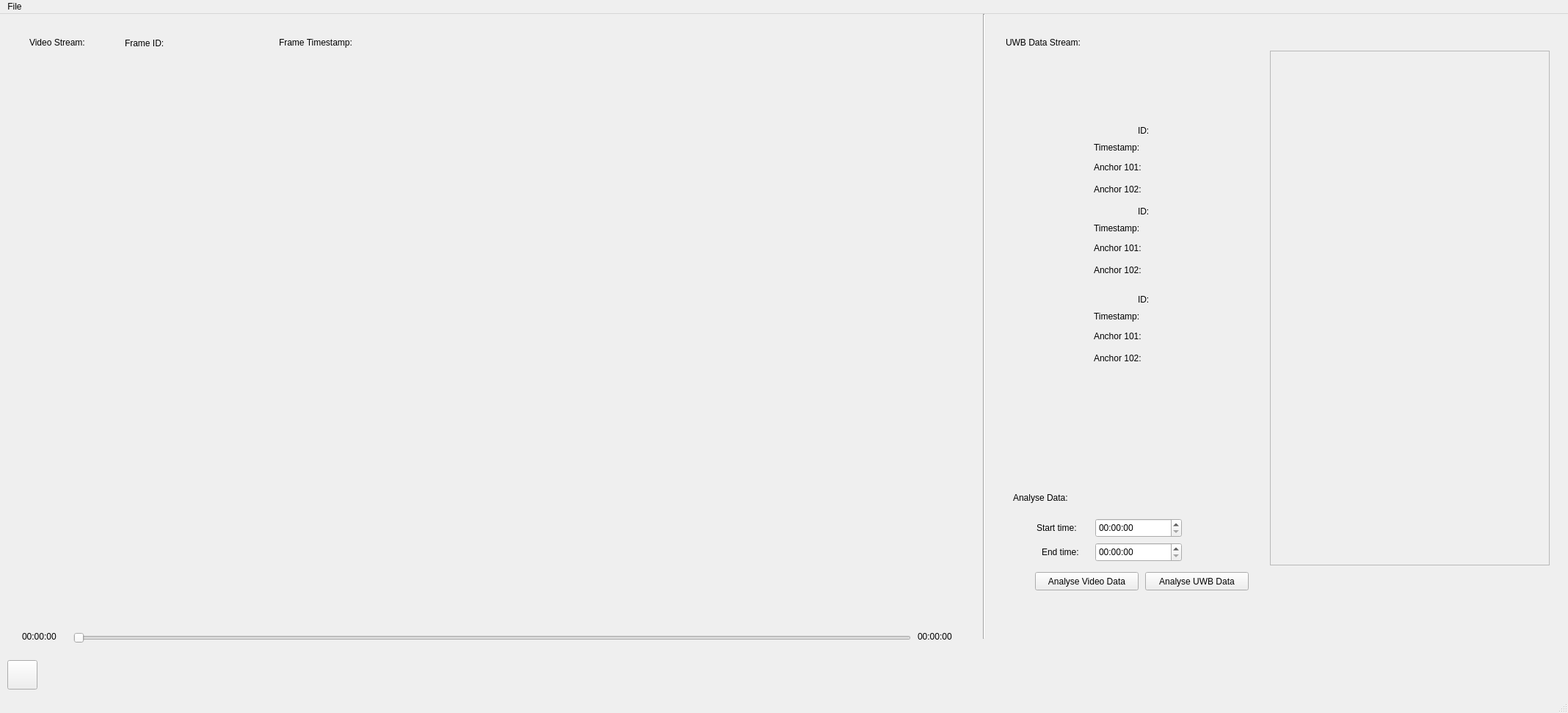
<?xml version="1.0" encoding="UTF-8"?>
<ui version="4.0">
 <class>IndoorPositioningSystem</class>
 <widget class="QMainWindow" name="IndoorPositioningSystem">
  <property name="geometry">
   <rect>
    <x>0</x>
    <y>0</y>
    <width>2136</width>
    <height>971</height>
   </rect>
  </property>
  <property name="windowTitle">
   <string>IndoorPositioningSystem</string>
  </property>
  <widget class="QWidget" name="centralwidget">
   <widget class="QPushButton" name="pushButton_Play_Pause">
    <property name="geometry">
     <rect>
      <x>10</x>
      <y>880</y>
      <width>41</width>
      <height>40</height>
     </rect>
    </property>
    <property name="text">
     <string/>
    </property>
   </widget>
   <widget class="QSlider" name="horizontalSlider_Duration">
    <property name="geometry">
     <rect>
      <x>100</x>
      <y>840</y>
      <width>1141</width>
      <height>19</height>
     </rect>
    </property>
    <property name="mouseTracking">
     <bool>false</bool>
    </property>
    <property name="orientation">
     <enum>Qt::Horizontal</enum>
    </property>
   </widget>
   <widget class="QLabel" name="label_Current_Time">
    <property name="geometry">
     <rect>
      <x>30</x>
      <y>840</y>
      <width>67</width>
      <height>16</height>
     </rect>
    </property>
    <property name="text">
     <string>00:00:00</string>
    </property>
   </widget>
   <widget class="QLabel" name="label_Total_Time">
    <property name="geometry">
     <rect>
      <x>1250</x>
      <y>840</y>
      <width>67</width>
      <height>16</height>
     </rect>
    </property>
    <property name="text">
     <string>00:00:00</string>
    </property>
   </widget>
   <widget class="QLabel" name="label_Video">
    <property name="geometry">
     <rect>
      <x>30</x>
      <y>90</y>
      <width>1281</width>
      <height>721</height>
     </rect>
    </property>
    <property name="text">
     <string/>
    </property>
   </widget>
   <widget class="QLabel" name="label_Video_Frame_ID">
    <property name="geometry">
     <rect>
      <x>170</x>
      <y>30</y>
      <width>71</width>
      <height>20</height>
     </rect>
    </property>
    <property name="text">
     <string>Frame ID:</string>
    </property>
   </widget>
   <widget class="QLabel" name="label_Video_Frame_Timestamp">
    <property name="geometry">
     <rect>
      <x>380</x>
      <y>30</y>
      <width>141</width>
      <height>17</height>
     </rect>
    </property>
    <property name="text">
     <string>Frame Timestamp:</string>
    </property>
   </widget>
   <widget class="QLabel" name="label_Tag_ID_1">
    <property name="geometry">
     <rect>
      <x>1550</x>
      <y>150</y>
      <width>21</width>
      <height>17</height>
     </rect>
    </property>
    <property name="text">
     <string>ID:</string>
    </property>
   </widget>
   <widget class="QLabel" name="label_Tag_timestamp_1">
    <property name="geometry">
     <rect>
      <x>1490</x>
      <y>172</y>
      <width>81</width>
      <height>20</height>
     </rect>
    </property>
    <property name="text">
     <string>Timestamp:</string>
    </property>
   </widget>
   <widget class="QLabel" name="label_Anchor101_1">
    <property name="geometry">
     <rect>
      <x>1490</x>
      <y>200</y>
      <width>81</width>
      <height>17</height>
     </rect>
    </property>
    <property name="text">
     <string>Anchor 101:</string>
    </property>
   </widget>
   <widget class="QLabel" name="label_Anchor102_1">
    <property name="geometry">
     <rect>
      <x>1490</x>
      <y>230</y>
      <width>81</width>
      <height>17</height>
     </rect>
    </property>
    <property name="text">
     <string>Anchor 102:</string>
    </property>
   </widget>
   <widget class="QLabel" name="label_Video_Frame_ID_value">
    <property name="geometry">
     <rect>
      <x>240</x>
      <y>30</y>
      <width>131</width>
      <height>17</height>
     </rect>
    </property>
    <property name="text">
     <string/>
    </property>
   </widget>
   <widget class="QLabel" name="label_Video_Frame_Timestamp_value">
    <property name="geometry">
     <rect>
      <x>510</x>
      <y>30</y>
      <width>151</width>
      <height>17</height>
     </rect>
    </property>
    <property name="text">
     <string/>
    </property>
   </widget>
   <widget class="QLabel" name="label_Tag_ID_value_1">
    <property name="geometry">
     <rect>
      <x>1580</x>
      <y>150</y>
      <width>111</width>
      <height>17</height>
     </rect>
    </property>
    <property name="text">
     <string/>
    </property>
   </widget>
   <widget class="QLabel" name="label_Tag_timestamp_value_1">
    <property name="geometry">
     <rect>
      <x>1580</x>
      <y>173</y>
      <width>161</width>
      <height>20</height>
     </rect>
    </property>
    <property name="text">
     <string/>
    </property>
   </widget>
   <widget class="QLabel" name="label_Anchor101_value_1">
    <property name="geometry">
     <rect>
      <x>1580</x>
      <y>200</y>
      <width>191</width>
      <height>17</height>
     </rect>
    </property>
    <property name="text">
     <string/>
    </property>
   </widget>
   <widget class="QLabel" name="label_Anchor102_value_1">
    <property name="geometry">
     <rect>
      <x>1580</x>
      <y>230</y>
      <width>141</width>
      <height>17</height>
     </rect>
    </property>
    <property name="text">
     <string/>
    </property>
   </widget>
   <widget class="QLabel" name="label_Tag_ID_value_2">
    <property name="geometry">
     <rect>
      <x>1580</x>
      <y>260</y>
      <width>111</width>
      <height>17</height>
     </rect>
    </property>
    <property name="text">
     <string/>
    </property>
   </widget>
   <widget class="QLabel" name="label_Anchor102_2">
    <property name="geometry">
     <rect>
      <x>1490</x>
      <y>340</y>
      <width>81</width>
      <height>17</height>
     </rect>
    </property>
    <property name="text">
     <string>Anchor 102:</string>
    </property>
   </widget>
   <widget class="QLabel" name="label_Tag_ID_2">
    <property name="geometry">
     <rect>
      <x>1550</x>
      <y>260</y>
      <width>21</width>
      <height>17</height>
     </rect>
    </property>
    <property name="text">
     <string>ID:</string>
    </property>
   </widget>
   <widget class="QLabel" name="label_Anchor101_value_2">
    <property name="geometry">
     <rect>
      <x>1580</x>
      <y>310</y>
      <width>191</width>
      <height>17</height>
     </rect>
    </property>
    <property name="text">
     <string/>
    </property>
   </widget>
   <widget class="QLabel" name="label_Anchor102_value_2">
    <property name="geometry">
     <rect>
      <x>1580</x>
      <y>340</y>
      <width>141</width>
      <height>17</height>
     </rect>
    </property>
    <property name="text">
     <string/>
    </property>
   </widget>
   <widget class="QLabel" name="label_Anchor101_2">
    <property name="geometry">
     <rect>
      <x>1490</x>
      <y>310</y>
      <width>81</width>
      <height>17</height>
     </rect>
    </property>
    <property name="text">
     <string>Anchor 101:</string>
    </property>
   </widget>
   <widget class="QLabel" name="label_Tag_timestamp_2">
    <property name="geometry">
     <rect>
      <x>1490</x>
      <y>282</y>
      <width>81</width>
      <height>20</height>
     </rect>
    </property>
    <property name="text">
     <string>Timestamp:</string>
    </property>
   </widget>
   <widget class="QLabel" name="label_Tag_timestamp_value_2">
    <property name="geometry">
     <rect>
      <x>1580</x>
      <y>285</y>
      <width>161</width>
      <height>17</height>
     </rect>
    </property>
    <property name="text">
     <string/>
    </property>
   </widget>
   <widget class="QLabel" name="label_Tag_ID_value_3">
    <property name="geometry">
     <rect>
      <x>1580</x>
      <y>380</y>
      <width>111</width>
      <height>17</height>
     </rect>
    </property>
    <property name="text">
     <string/>
    </property>
   </widget>
   <widget class="QLabel" name="label_Anchor102_3">
    <property name="geometry">
     <rect>
      <x>1490</x>
      <y>460</y>
      <width>81</width>
      <height>17</height>
     </rect>
    </property>
    <property name="text">
     <string>Anchor 102:</string>
    </property>
   </widget>
   <widget class="QLabel" name="label_Tag_ID_3">
    <property name="geometry">
     <rect>
      <x>1550</x>
      <y>380</y>
      <width>21</width>
      <height>17</height>
     </rect>
    </property>
    <property name="text">
     <string>ID:</string>
    </property>
   </widget>
   <widget class="QLabel" name="label_Anchor101_value_3">
    <property name="geometry">
     <rect>
      <x>1580</x>
      <y>430</y>
      <width>191</width>
      <height>17</height>
     </rect>
    </property>
    <property name="text">
     <string/>
    </property>
   </widget>
   <widget class="QLabel" name="label_Anchor102_value_3">
    <property name="geometry">
     <rect>
      <x>1580</x>
      <y>460</y>
      <width>141</width>
      <height>17</height>
     </rect>
    </property>
    <property name="text">
     <string/>
    </property>
   </widget>
   <widget class="QLabel" name="label_Anchor101_3">
    <property name="geometry">
     <rect>
      <x>1490</x>
      <y>430</y>
      <width>81</width>
      <height>17</height>
     </rect>
    </property>
    <property name="text">
     <string>Anchor 101:</string>
    </property>
   </widget>
   <widget class="QLabel" name="label_Tag_timestamp_3">
    <property name="geometry">
     <rect>
      <x>1490</x>
      <y>402</y>
      <width>81</width>
      <height>20</height>
     </rect>
    </property>
    <property name="text">
     <string>Timestamp:</string>
    </property>
   </widget>
   <widget class="QLabel" name="label_Tag_timestamp_value_3">
    <property name="geometry">
     <rect>
      <x>1580</x>
      <y>406</y>
      <width>161</width>
      <height>17</height>
     </rect>
    </property>
    <property name="text">
     <string/>
    </property>
   </widget>
   <widget class="QLabel" name="label_Data_Analysis_Start">
    <property name="geometry">
     <rect>
      <x>1412</x>
      <y>691</y>
      <width>81</width>
      <height>17</height>
     </rect>
    </property>
    <property name="text">
     <string>Start time:</string>
    </property>
   </widget>
   <widget class="QLabel" name="label_Dat_Analisys_End">
    <property name="geometry">
     <rect>
      <x>1419</x>
      <y>724</y>
      <width>71</width>
      <height>17</height>
     </rect>
    </property>
    <property name="text">
     <string>End time:</string>
    </property>
   </widget>
   <widget class="QTimeEdit" name="timeEdit_Data_Analysis_Start">
    <property name="geometry">
     <rect>
      <x>1492</x>
      <y>687</y>
      <width>118</width>
      <height>26</height>
     </rect>
    </property>
   </widget>
   <widget class="QTimeEdit" name="timeEdit_Data_Analysis_End">
    <property name="geometry">
     <rect>
      <x>1492</x>
      <y>720</y>
      <width>118</width>
      <height>26</height>
     </rect>
    </property>
   </widget>
   <widget class="QPushButton" name="pushButton_UWB_Data_Analysis">
    <property name="geometry">
     <rect>
      <x>1560</x>
      <y>760</y>
      <width>141</width>
      <height>25</height>
     </rect>
    </property>
    <property name="text">
     <string>Analyse UWB Data</string>
    </property>
   </widget>
   <widget class="QLabel" name="label_Video_Stream">
    <property name="geometry">
     <rect>
      <x>40</x>
      <y>30</y>
      <width>121</width>
      <height>17</height>
     </rect>
    </property>
    <property name="styleSheet">
     <string notr="true">font: 700 13pt &quot;Ubuntu&quot;;</string>
    </property>
    <property name="text">
     <string>Video Stream:</string>
    </property>
   </widget>
   <widget class="Line" name="line">
    <property name="geometry">
     <rect>
      <x>1330</x>
      <y>0</y>
      <width>21</width>
      <height>851</height>
     </rect>
    </property>
    <property name="orientation">
     <enum>Qt::Vertical</enum>
    </property>
   </widget>
   <widget class="QLabel" name="label_Video_Stream_2">
    <property name="geometry">
     <rect>
      <x>1370</x>
      <y>30</y>
      <width>151</width>
      <height>17</height>
     </rect>
    </property>
    <property name="styleSheet">
     <string notr="true">font: 700 13pt &quot;Ubuntu&quot;;</string>
    </property>
    <property name="text">
     <string>UWB Data Stream:</string>
    </property>
   </widget>
   <widget class="QPushButton" name="pushButton_Video_Data_Analysis">
    <property name="geometry">
     <rect>
      <x>1410</x>
      <y>760</y>
      <width>141</width>
      <height>25</height>
     </rect>
    </property>
    <property name="text">
     <string>Analyse Video Data</string>
    </property>
   </widget>
   <widget class="QFrame" name="uwbDataContainer">
    <property name="geometry">
     <rect>
      <x>1730</x>
      <y>50</y>
      <width>381</width>
      <height>701</height>
     </rect>
    </property>
    <property name="frameShape">
     <enum>QFrame::StyledPanel</enum>
    </property>
    <property name="frameShadow">
     <enum>QFrame::Raised</enum>
    </property>
   </widget>
   <widget class="QLabel" name="label_Video_Stream_3">
    <property name="geometry">
     <rect>
      <x>1380</x>
      <y>650</y>
      <width>151</width>
      <height>17</height>
     </rect>
    </property>
    <property name="styleSheet">
     <string notr="true">font: 700 13pt &quot;Ubuntu&quot;;</string>
    </property>
    <property name="text">
     <string>Analyse Data:</string>
    </property>
   </widget>
  </widget>
  <widget class="QMenuBar" name="menubar">
   <property name="geometry">
    <rect>
     <x>0</x>
     <y>0</y>
     <width>2136</width>
     <height>22</height>
    </rect>
   </property>
   <widget class="QMenu" name="menuFile">
    <property name="title">
     <string>File</string>
    </property>
    <addaction name="actionOpen_Video"/>
    <addaction name="actionOpen_UWB_data"/>
   </widget>
   <addaction name="menuFile"/>
  </widget>
  <widget class="QStatusBar" name="statusbar"/>
  <action name="actionOpen_Video">
   <property name="text">
    <string>Open Video</string>
   </property>
  </action>
  <action name="actionOpen_UWB_data">
   <property name="text">
    <string>Open UWB data</string>
   </property>
  </action>
 </widget>
 <resources/>
 <connections/>
</ui>
